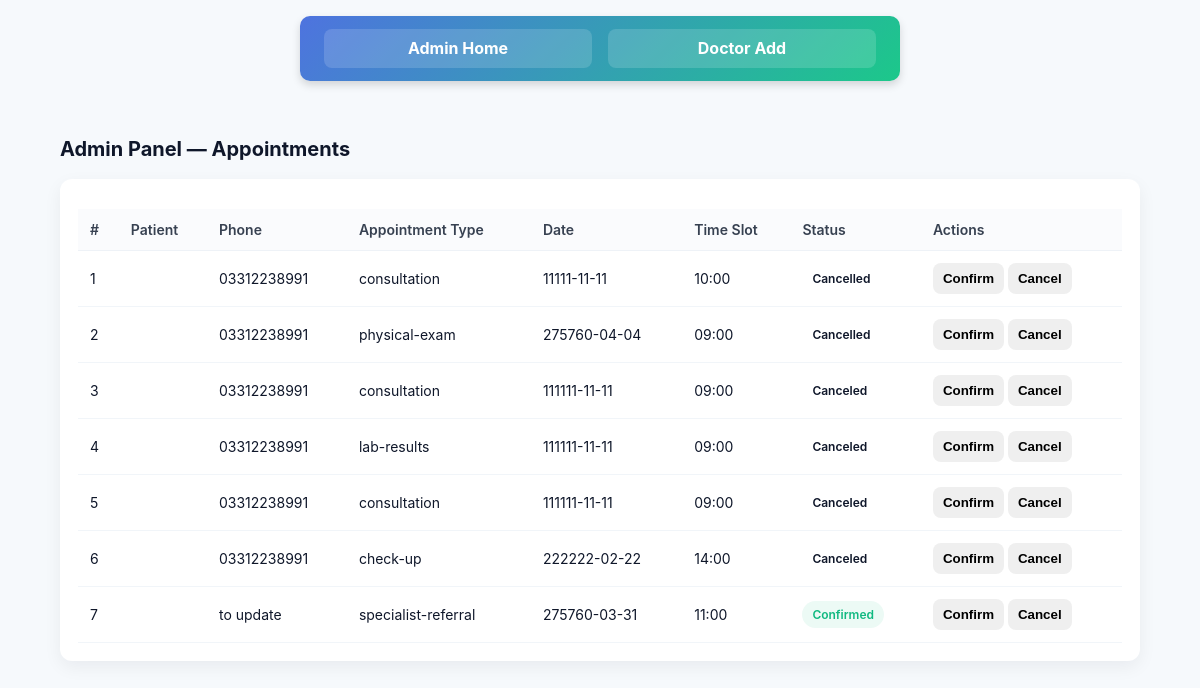
/admin, run on an earlier commit of the app's database.
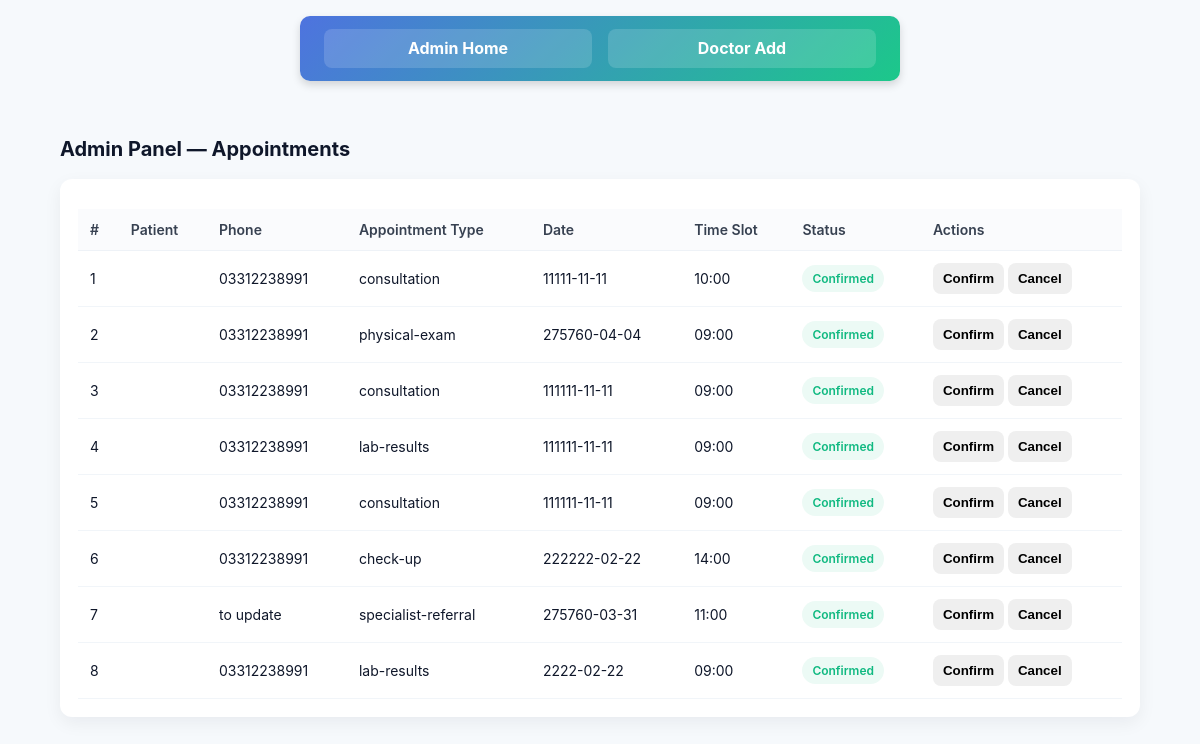
And on a later commit of the database.
### tables this page shows
CREATE TABLE appointments (
    id INTEGER PRIMARY KEY AUTOINCREMENT,
    firstName TEXT NOT NULL,
    lastName TEXT NOT NULL,
    email TEXT NOT NULL,
    phone TEXT NOT NULL,
    dob TEXT NOT NULL,
    gender TEXT,
    address TEXT,
    appointmentDate TEXT NOT NULL,
    doctor TEXT,
    timeSlot TEXT NOT NULL,
    appointmentType TEXT NOT NULL,
    symptoms TEXT,
    medications TEXT,
    allergies TEXT,
    insurance TEXT,
    visitType TEXT,
    notes TEXT,
    consent INTEGER NOT NULL,
    reminders INTEGER
, status TEXT DEFAULT 'Pending');

### main.py (the view)
@app.get("/admin", response_class=HTMLResponse)
async def admin_page(request: Request):
    conn = sqlite3.connect("hospital.db")
    conn.row_factory = sqlite3.Row
    cursor = conn.cursor()
    cursor.execute("SELECT * FROM appointments")
    rows = cursor.fetchall()
    conn.close()
    return templates.TemplateResponse("admin/admin.html", {
        "request": request,
        "appointments": rows
    })

### templates/admin/admin.html (shortened to what this page needs)
<!doctype html>
<html lang="ur" dir="ltr">
<head>
    <link rel="stylesheet" href="/static/admin.css" />
</head>
<body>
    <nav>
        <ol><li><a href="/admin">Admin Home</a></li>
        <li><a href="/doc-admin">Doctor Add</a></li></ol>
    </nav>
    <div class="container">
        <div class="header">
            <div>
                <div class="title">Admin Panel — Appointments</div>
            </div>
        </div>
        <div class="card">
            <table aria-label="Appointments table">
                <thead>
                    <tr>
                        <th>#</th>
                        <th>Patient</th>
                        <th>Phone</th>
                        <th>Appointment Type</th>
                        <th>Date</th>
                        <th>Time Slot</th>
                        <th>Status</th>
                        <th>Actions</th>
                    </tr>
                </thead>
           <tbody>
    {% for appointment in appointments %}
    <tr>
        <td>{{ appointment["id"] }}</td>
        <td>{{ appointment["patient"] }}</td>
        <td>{{ appointment["phone"] }}</td>
        <td>{{ appointment["appointmentType"] }}</td>
        <td>{{ appointment["appointmentDate"] }}</td>
        <td>{{ appointment["timeSlot"] }}</td>
        <td>
            <span class="status {{ appointment['status']|lower }}">
                {{ appointment["status"] }}
            </span>
        </td>
        <td>
            <form action="/up-con" method="post" style="display:inline;">
                <button type="submit" class="btn">Confirm</button>
            </form>
              <form action="/up-can" method="post" style="display:inline;">
                <button type="submit" class="btn" >Cancel</button>
            </form>
        </td>
    </tr>
    {% endfor %}
</tbody>
            </table>
        </div>
    </div>
</body>
</html>

### static/admin.css (style rules this page uses)
:root { --bg: #f6f9fc; --card: #ffffff; --muted: #6b7280; --accent: #4f46e5; --danger: #ef4444; --success: #10b981; font-family: Inter, system-ui, -apple-system, "Segoe UI", Roboto, "Helvetica Neue", Arial; }
* { box-sizing: border-box }
body { margin: 0; background: var(--bg); color: #0f172a }
.container { max-width: 1120px; margin: 36px auto; padding: 20px }
.header { display: flex; align-items: center; justify-content: space-between; gap: 16px }
.title { font-size: 20px; font-weight: 700 }
.card { background: var(--card); border-radius: 12px; padding: 18px; margin-top: 18px; box-shadow: 0 6px 18px rgba(15, 23, 42, 0.06) }
table { width: 100%; border-collapse: collapse; margin-top: 12px; font-size: 14px }
thead th { background: #fafbfd; text-align: left; padding: 12px; border-bottom: 1px solid #eef2f7; color: #374151; font-weight: 600 }
tbody td { padding: 12px; border-bottom: 1px solid #f1f5f9 }
.status { display: inline-block; padding: 6px 10px; border-radius: 999px; font-size: 12px; font-weight: 600 }
.status.confirmed { background: rgba(16, 185, 129, 0.08); color: var(--success) }
.btn { border: 0; padding: 8px 10px; border-radius: 8px; font-weight: 600; cursor: pointer }

### templates/admin/admin.html (style rules this page uses)
nav { background: linear-gradient(135deg, #4e73df, #1cc88a); padding: 0.8rem 1.5rem; border-radius: 10px; margin: 1rem auto; max-width: 600px; box-shadow: 0 4px 8px rgba(0,0,0,0.15); }
nav ol { list-style: none; display: flex; gap: 1rem; margin: 0; padding: 0; }
nav li { flex: 1; }
nav a { display: block; text-align: center; padding: 0.6rem 1rem; background: rgba(255,255,255,0.15); color: white; font-weight: bold; text-decoration: none; border-radius: 8px; transition: all 0.3s ease; }

What changed in the data, as far as the page shows it:
changed appointments id 1: status "Cancelled" → "Confirmed"
changed appointments "physical-exam": status "Cancelled" → "Confirmed"
changed appointments id 3: status "Canceled" → "Confirmed"
changed appointments id 4: status "Canceled" → "Confirmed"
changed appointments id 5: status "Canceled" → "Confirmed"
changed appointments "check-up": status "Canceled" → "Confirmed"
added appointments: id "8", phone "03312238991", appointmentType "lab-results", appointmentDate "2222-02-22", timeSlot "09:00", status "Confirmed"
